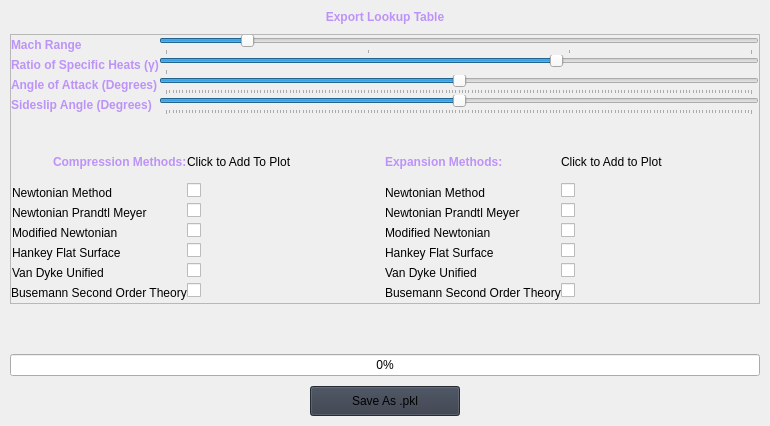
                     <widget class="QWidget" name="lookup">
                      <property name="styleSheet">
                       <string notr="true">b</string>
                      </property>
                      <layout class="QVBoxLayout" name="verticalLayout">
                       <property name="spacing">
                        <number>10</number>
                       </property>
                       <property name="leftMargin">
                        <number>10</number>
                       </property>
                       <property name="topMargin">
                        <number>10</number>
                       </property>
                       <property name="rightMargin">
                        <number>10</number>
                       </property>
                       <property name="bottomMargin">
                        <number>10</number>
                       </property>
                       <item>
                        <widget class="QLabel" name="Title_Export_Lookup_Table">
                         <property name="styleSheet">
                          <string notr="true">font-size: 12px; font-weight: bold; color: rgb(189, 147, 249)</string>
                         </property>
                         <property name="text">
                          <string>Export Lookup Table</string>
                         </property>
                         <property name="alignment">
                          <set>Qt::AlignCenter</set>
                         </property>
                        </widget>
                       </item>
                       <item>
                        <widget class="QFrame" name="row_1">
                         <property name="frameShape">
                          <enum>QFrame::StyledPanel</enum>
                         </property>
                         <property name="frameShadow">
                          <enum>QFrame::Raised</enum>
                         </property>
                         <layout class="QVBoxLayout" name="verticalLayout_16">
                          <property name="spacing">
                           <number>0</number>
                          </property>
                          <property name="leftMargin">
                           <number>0</number>
                          </property>
                          <property name="topMargin">
                           <number>0</number>
                          </property>
                          <property name="rightMargin">
                           <number>0</number>
                          </property>
                          <property name="bottomMargin">
                           <number>0</number>
                          </property>
                          <item>
                           <layout class="QFormLayout" name="formLayout">
                            <item row="0" column="0">
                             <widget class="QLabel" name="label_42">
                              <property name="styleSheet">
                               <string notr="true">font-size: 12px; font-weight: bold; color: rgb(189, 147, 249)</string>
                              </property>
                              <property name="text">
                               <string>Mach Range</string>
                              </property>
                             </widget>
                            </item>
                            <item row="0" column="1">
                             <widget class="QSlider" name="mach_slider_lookup">
                              <property name="minimumSize">
                               <size>
                                <width>600</width>
                                <height>0</height>
                               </size>
                              </property>
                              <property name="minimum">
                               <number>1</number>
                              </property>
                              <property name="maximum">
                               <number>30</number>
                              </property>
                              <property name="singleStep">
                               <number>1</number>
                              </property>
                              <property name="value">
                               <number>5</number>
                              </property>
                              <property name="orientation">
                               <enum>Qt::Horizontal</enum>
                              </property>
                              <property name="tickPosition">
                               <enum>QSlider::TicksBelow</enum>
                              </property>
                             </widget>
                            </item>
                            <item row="1" column="0">
                             <widget class="QLabel" name="label_45">
                              <property name="styleSheet">
                               <string notr="true">font-size: 12px; font-weight: bold; color: rgb(189, 147, 249)</string>
                              </property>
                              <property name="text">
                               <string>Ratio of Specific Heats (γ)</string>
                              </property>
                             </widget>
                            </item>
                            <item row="1" column="1">
                             <widget class="QSlider" name="gamma_slider_lookup">
                              <property name="minimumSize">
                               <size>
                                <width>600</width>
                                <height>0</height>
                               </size>
                              </property>
                              <property name="minimum">
                               <number>11</number>
                              </property>
                              <property name="maximum">
                               <number>14</number>
                              </property>
                              <property name="value">
                               <number>13</number>
                              </property>
                              <property name="sliderPosition">
                               <number>13</number>
                              </property>
                              <property name="orientation">
                               <enum>Qt::Horizontal</enum>
                              </property>
                              <property name="tickPosition">
                               <enum>QSlider::TicksBelow</enum>
                              </property>
                             </widget>
                            </item>
                            <item row="2" column="0">
                             <widget class="QLabel" name="label_48">
                              <property name="styleSheet">
                               <string notr="true">font-size: 12px; font-weight: bold; color: rgb(189, 147, 249)</string>
                              </property>
                              <property name="text">
                               <string>Angle of Attack (Degrees)</string>
                              </property>
                             </widget>
                            </item>
                            <item row="2" column="1">
                             <widget class="QSlider" name="aoa_slider_lookup">
                              <property name="minimumSize">
                               <size>
                                <width>600</width>
                                <height>0</height>
                               </size>
                              </property>
                              <property name="minimum">
                               <number>-90</number>
                              </property>
                              <property name="maximum">
                               <number>90</number>
                              </property>
                              <property name="orientation">
                               <enum>Qt::Horizontal</enum>
                              </property>
                              <property name="tickPosition">
                               <enum>QSlider::TicksBelow</enum>
                              </property>
                             </widget>
                            </item>
                            <item row="3" column="0">
                             <widget class="QLabel" name="label_49">
                              <property name="styleSheet">
                               <string notr="true">font-size: 12px; font-weight: bold; color: rgb(189, 147, 249)</string>
                              </property>
                              <property name="text">
                               <string>Sideslip Angle (Degrees)</string>
                              </property>
                             </widget>
                            </item>
                            <item row="3" column="1">
                             <widget class="QSlider" name="beta_slider_lookup">
                              <property name="minimumSize">
                               <size>
                                <width>600</width>
                                <height>0</height>
                               </size>
                              </property>
                              <property name="minimum">
                               <number>-90</number>
                              </property>
                              <property name="maximum">
                               <number>90</number>
                              </property>
                              <property name="orientation">
                               <enum>Qt::Horizontal</enum>
                              </property>
                              <property name="tickPosition">
                               <enum>QSlider::TicksBelow</enum>
                              </property>
                             </widget>
                            </item>
                            <item row="4" column="1">
                             <spacer name="verticalSpacer_10">
                              <property name="orientation">
                               <enum>Qt::Vertical</enum>
                              </property>
                              <property name="sizeHint" stdset="0">
                               <size>
                                <width>20</width>
                                <height>40</height>
                               </size>
                              </property>
                             </spacer>
                            </item>
                           </layout>
                          </item>
                          <item>
                           <layout class="QHBoxLayout" name="horizontalLayout_9">
                            <item>
                             <layout class="QFormLayout" name="formLayout_4">
                              <property name="labelAlignment">
                               <set>Qt::AlignRight|Qt::AlignTrailing|Qt::AlignVCenter</set>
                              </property>
                              <property name="formAlignment">
                               <set>Qt::AlignHCenter|Qt::AlignTop</set>
                              </property>
                              <property name="horizontalSpacing">
                               <number>-1</number>
                              </property>
                              <item row="0" column="0">
                               <widget class="QLabel" name="label_50">
                                <property name="styleSheet">
                                 <string notr="true">font-size: 12px; font-weight: bold; color: rgb(189, 147, 249)</string>
                                </property>
                                <property name="text">
                                 <string>Compression Methods:</string>
                                </property>
                               </widget>
                              </item>
                              <item row="0" column="1">
                               <widget class="QLabel" name="label_51">
                                <property name="text">
                                 <string>Click to Add To Plot</string>
                                </property>
                               </widget>
                              </item>
                              <item row="2" column="0">
                               <widget class="QLabel" name="label_52">
                                <property name="minimumSize">
                                 <size>
                                  <width>175</width>
                                  <height>20</height>
                                 </size>
                                </property>
                                <property name="text">
                                 <string>Newtonian Method</string>
                                </property>
                               </widget>
                              </item>
                              <item row="2" column="1">
                               <widget class="QCheckBox" name="lookup_newtonian_check">
                                <property name="text">
                                 <string/>
                                </property>
                               </widget>
                              </item>
                              <item row="3" column="0">
                               <widget class="QLabel" name="label_53">
                                <property name="minimumSize">
                                 <size>
                                  <width>175</width>
                                  <height>20</height>
                                 </size>
                                </property>
                                <property name="sizeIncrement">
                                 <size>
                                  <width>0</width>
                                  <height>20</height>
                                 </size>
                                </property>
                                <property name="text">
                                 <string>Newtonian Prandtl Meyer</string>
                                </property>
                               </widget>
                              </item>
                              <item row="3" column="1">
                               <widget class="QCheckBox" name="lookup_npm_check">
                                <property name="sizePolicy">
                                 <sizepolicy hsizetype="Fixed" vsizetype="Fixed">
                                  <horstretch>0</horstretch>
                                  <verstretch>0</verstretch>
                                 </sizepolicy>
                                </property>
                                <property name="layoutDirection">
                                 <enum>Qt::LeftToRight</enum>
                                </property>
                                <property name="inputMethodHints">
                                 <set>Qt::ImhMultiLine</set>
                                </property>
                                <property name="text">
                                 <string/>
                                </property>
                               </widget>
                              </item>
                              <item row="4" column="0">
                               <widget class="QLabel" name="label_54">
                                <property name="minimumSize">
                                 <size>
                                  <width>175</width>
                                  <height>20</height>
                                 </size>
                                </property>
                                <property name="sizeIncrement">
                                 <size>
                                  <width>0</width>
                                  <height>20</height>
                                 </size>
                                </property>
                                <property name="text">
                                 <string>Modified Newtonian</string>
                                </property>
                               </widget>
                              </item>
                              <item row="4" column="1">
                               <widget class="QCheckBox" name="lookup_mn_check">
                                <property name="text">
                                 <string/>
                                </property>
                               </widget>
                              </item>
                              <item row="5" column="0">
                               <widget class="QLabel" name="label_55">
                                <property name="minimumSize">
                                 <size>
                                  <width>175</width>
                                  <height>20</height>
                                 </size>
                                </property>
                                <property name="text">
                                 <string>Hankey Flat Surface</string>
                                </property>
                               </widget>
                              </item>
                              <item row="5" column="1">
                               <widget class="QCheckBox" name="lookup_hankey_check">
                                <property name="text">
                                 <string/>
                                </property>
                               </widget>
                              </item>
                              <item row="6" column="0">
                               <widget class="QLabel" name="label_56">
                                <property name="minimumSize">
                                 <size>
                                  <width>175</width>
                                  <height>20</height>
                                 </size>
                                </property>
                                <property name="text">
                                 <string>Van Dyke Unified</string>
                                </property>
                               </widget>
                              </item>
                              <item row="6" column="1">
                               <widget class="QCheckBox" name="lookup_vandyke_check">
                                <property name="text">
                                 <string/>
                                </property>
                               </widget>
                              </item>
                              <item row="7" column="0">
                               <widget class="QLabel" name="label_57">
                                <property name="minimumSize">
                                 <size>
                                  <width>175</width>
                                  <height>20</height>
                                 </size>
                                </property>
                                <property name="text">
                                 <string>Busemann Second Order Theory</string>
                                </property>
                               </widget>
                              </item>
                              <item row="7" column="1">
                               <widget class="QCheckBox" name="lookup_busemann_check">
                                <property name="text">
                                 <string/>
                                </property>
                               </widget>
                              </item>
                              <item row="1" column="0">
                               <widget class="QLabel" name="label_66">
                                <property name="text">
                                 <string/>
                                </property>
                               </widget>
                              </item>
                              <item row="1" column="1">
                               <widget class="QLabel" name="label_67">
                                <property name="text">
                                 <string/>
                                </property>
                               </widget>
                              </item>
                             </layout>
                            </item>
                            <item>
                             <layout class="QFormLayout" name="formLayout_5">
                              <item row="0" column="0">
                               <widget class="QLabel" name="label_58">
                                <property name="styleSheet">
                                 <string notr="true">font-size: 12px; font-weight: bold; color: rgb(189, 147, 249)</string>
                                </property>
                                <property name="text">
                                 <string>Expansion Methods:</string>
                                </property>
                               </widget>
                              </item>
                              <item row="0" column="1">
                               <widget class="QLabel" name="label_59">
                                <property name="text">
                                 <string>Click to Add to Plot</string>
                                </property>
                               </widget>
                              </item>
                              <item row="2" column="0">
                               <widget class="QLabel" name="label_60">
                                <property name="minimumSize">
                                 <size>
                                  <width>175</width>
                                  <height>20</height>
                                 </size>
                                </property>
                                <property name="text">
                                 <string>Newtonian Method</string>
                                </property>
                               </widget>
                              </item>
                              <item row="3" column="0">
                               <widget class="QLabel" name="label_61">
                                <property name="minimumSize">
                                 <size>
                                  <width>175</width>
                                  <height>20</height>
                                 </size>
                                </property>
                                <property name="text">
                                 <string>Newtonian Prandtl Meyer</string>
                                </property>
                               </widget>
                              </item>
                              <item row="4" column="0">
                               <widget class="QLabel" name="label_62">
                                <property name="minimumSize">
                                 <size>
                                  <width>175</width>
                                  <height>20</height>
                                 </size>
                                </property>
                                <property name="text">
                                 <string>Modified Newtonian</string>
                                </property>
                               </widget>
                              </item>
                              <item row="5" column="0">
                               <widget class="QLabel" name="label_63">
                                <property name="minimumSize">
                                 <size>
                                  <width>175</width>
                                  <height>20</height>
                                 </size>
                                </property>
                                <property name="text">
                                 <string>Hankey Flat Surface</string>
                                </property>
                               </widget>
                              </item>
                              <item row="6" column="0">
                               <widget class="QLabel" name="label_64">
                                <property name="minimumSize">
                                 <size>
                                  <width>175</width>
                                  <height>20</height>
                                 </size>
                                </property>
                                <property name="text">
                                 <string>Van Dyke Unified</string>
                                </property>
                               </widget>
                              </item>
                              <item row="7" column="0">
                               <widget class="QLabel" name="label_65">
                                <property name="minimumSize">
                                 <size>
                                  <width>175</width>
                                  <height>20</height>
                                 </size>
                                </property>
                                <property name="text">
                                 <string>Busemann Second Order Theory</string>
                                </property>
                               </widget>
                              </item>
                              <item row="2" column="1">
                               <widget class="QCheckBox" name="lookup_exp_newtonian_check">
                                <property name="text">
                                 <string/>
                                </property>
                               </widget>
                              </item>
                              <item row="3" column="1">
                               <widget class="QCheckBox" name="lookup_exp_npm_check">
                                <property name="text">
                                 <string/>
                                </property>
                               </widget>
                              </item>
                              <item row="4" column="1">
                               <widget class="QCheckBox" name="lookup_exp_mn_check">
                                <property name="text">
                                 <string/>
                                </property>
                               </widget>
                              </item>
                              <item row="5" column="1">
                               <widget class="QCheckBox" name="lookup_exp_hankey_check">
                                <property name="text">
                                 <string/>
                                </property>
                               </widget>
                              </item>
                              <item row="6" column="1">
                               <widget class="QCheckBox" name="lookup_exp_vandyke_check">
                                <property name="text">
                                 <string/>
                                </property>
                               </widget>
                              </item>
                              <item row="7" column="1">
                               <widget class="QCheckBox" name="lookup_exp_busemann_check">
                                <property name="text">
                                 <string/>
                                </property>
                               </widget>
                              </item>
                              <item row="1" column="0">
                               <widget class="QLabel" name="label_68">
                                <property name="text">
                                 <string/>
                                </property>
                               </widget>
                              </item>
                              <item row="1" column="1">
                               <widget class="QLabel" name="label_69">
                                <property name="text">
                                 <string/>
                                </property>
                               </widget>
                              </item>
                             </layout>
                            </item>
                           </layout>
                          </item>
                         </layout>
                        </widget>
                       </item>
                       <item>
                        <spacer name="verticalSpacer_9">
                         <property name="orientation">
                          <enum>Qt::Vertical</enum>
                         </property>
                         <property name="sizeHint" stdset="0">
                          <size>
                           <width>20</width>
                           <height>40</height>
                          </size>
                         </property>
                        </spacer>
                       </item>
                       <item>
                        <widget class="QProgressBar" name="lookup_table_progress">
                         <property name="styleSheet">
                          <string notr="true">QProgressBar::chunk{background:  rgb(189, 147, 249); border-radius: 5px; }</string>
                         </property>
                         <property name="value">
                          <number>0</number>
                         </property>
                         <property name="alignment">
                          <set>Qt::AlignCenter</set>
                         </property>
                        </widget>
                       </item>
                       <item>
                        <layout class="QHBoxLayout" name="horizontalLayout_12">
                         <item>
                          <widget class="QPushButton" name="btn_export_lookup">
                           <property name="minimumSize">
                            <size>
                             <width>0</width>
                             <height>30</height>
                            </size>
                           </property>
                           <property name="maximumSize">
                            <size>
                             <width>150</width>
                             <height>16777215</height>
                            </size>
                           </property>
                           <property name="styleSheet">
                            <string notr="true">background-color: rgb(52, 59, 72);</string>
                           </property>
                           <property name="text">
                            <string>Save As .pkl</string>
                           </property>
                          </widget>
                         </item>
                        </layout>
                       </item>
                      </layout>
                     </widget>
